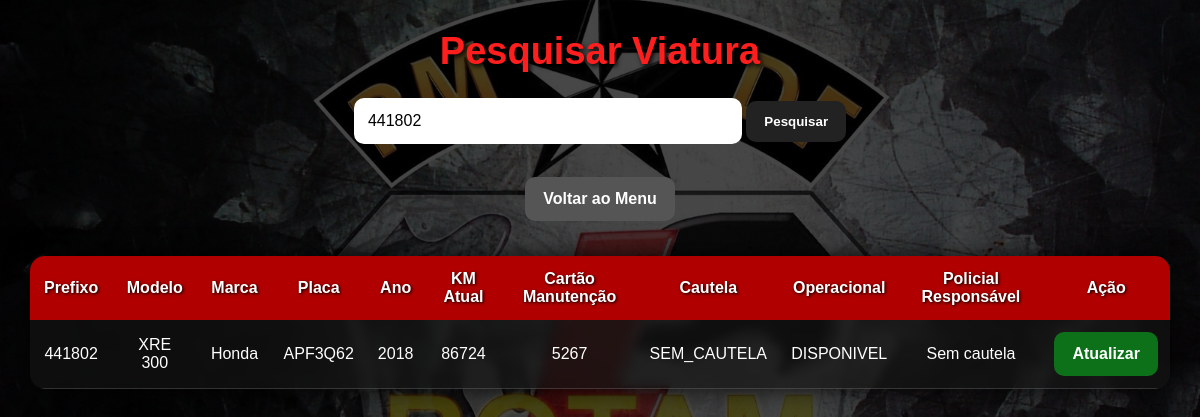
/php/pesquisar_viatura.php?busca=441802, run on the app's committed database.
### tables this page shows
CREATE TABLE IF NOT EXISTS viaturas (
    id_vtr INT AUTO_INCREMENT PRIMARY KEY,
    prefixo_vtr VARCHAR(10) NOT NULL UNIQUE,
    modelo_vtr VARCHAR(50) NOT NULL,
    marca_vtr VARCHAR(50),
    placa_vtr VARCHAR(8) NOT NULL UNIQUE,
    ano_modelo YEAR,
    km_atual INT DEFAULT 0,
    cartao_manutencao VARCHAR(16),

    situacao_cautela VARCHAR(20) DEFAULT 'SEM_CAUTELA',
    situacao_operacional VARCHAR(20) DEFAULT 'DISPONIVEL',

    observacao TEXT
);

### php/pesquisar_viatura.php (the view, shortened to what this page needs)
<?php
$conn = new mysqli("localhost", "root", "", "cadastro_viatura_rotam");
$busca = "";
if (isset($_GET['busca'])) {
    $busca = $_GET['busca'];
}
$sql = "SELECT
            viaturas.id_vtr,
            viaturas.prefixo_vtr,
            viaturas.modelo_vtr,
            viaturas.marca_vtr,
            viaturas.placa_vtr,
            viaturas.ano_modelo,
            viaturas.km_atual,
            viaturas.cartao_manutencao,
            viaturas.situacao_cautela,
            viaturas.situacao_operacional,
            policiais.posto_graduacao_pol,
            policiais.nome_guerra_pol
        FROM viaturas
        LEFT JOIN cautela_vtr
            ON viaturas.id_vtr = cautela_vtr.id_vtr
            AND cautela_vtr.data_devolucao IS NULL
        LEFT JOIN policiais
            ON cautela_vtr.id_pol = policiais.id_pol
        WHERE
            viaturas.prefixo_vtr LIKE '%$busca%' OR
            viaturas.placa_vtr LIKE '%$busca%' OR
            viaturas.modelo_vtr LIKE '%$busca%'
        ORDER BY viaturas.prefixo_vtr";
$resultado = $conn->query($sql);
?>
<!DOCTYPE html>
<html lang="pt-br">
<head>
</head>
<body>
    <h1>Pesquisar Viatura</h1>
    <form method="GET">
        <input type="text" name="busca" placeholder="Digite prefixo, placa ou modelo" value="<?php echo $busca; ?>">
        <button type="submit">Pesquisar</button>
    </form>
    <br>
    <a class="voltar" href="menu.php">Voltar ao Menu</a>
    <table>
        <tr>
            <th>Prefixo</th>
            <th>Modelo</th>
            <th>Marca</th>
            <th>Placa</th>
            <th>Ano</th>
            <th>KM Atual</th>
            <th>Cartão Manutenção</th>
            <th>Cautela</th>
            <th>Operacional</th>
            <th>Policial Responsável</th>
            <th>Ação</th>
        </tr>
        <?php while ($linha = $resultado->fetch_assoc()) { ?>
            <tr>
                <td><?php echo $linha['prefixo_vtr']; ?></td>
                <td><?php echo $linha['modelo_vtr']; ?></td>
                <td><?php echo $linha['marca_vtr']; ?></td>
                <td><?php echo $linha['placa_vtr']; ?></td>
                <td><?php echo $linha['ano_modelo']; ?></td>
                <td><?php echo $linha['km_atual']; ?></td>
                <td><?php echo $linha['cartao_manutencao']; ?></td>
                <td><?php echo $linha['situacao_cautela']; ?></td>
                <td><?php echo $linha['situacao_operacional']; ?></td>
                <td>
                    <?php
                    if ($linha['nome_guerra_pol']) {
                        echo $linha['posto_graduacao_pol'] . " " . $linha['nome_guerra_pol'];
                    } else {
                        echo "Sem cautela";
                    }
                    ?>
                </td>
                <td>
                    <a class="atualizar" href="atualizar_viatura.php?id=<?php echo $linha['id_vtr']; ?>">
                        Atualizar
                    </a>
                </td>
            </tr>
        <?php } ?>
    </table>
</body>
</html>

### php/pesquisar_viatura.php (style rules this page uses)
body { margin: 0; padding: 0; font-family: Arial, sans-serif; background-image: linear-gradient(rgba(0, 0, 0, 0.72), rgba(0, 0, 0, 0.72)), url('../imagens/escudo.jpg'); background-repeat: no-repeat; background-size: cover; background-position: center; background-attachment: fixed; min-height: 100vh; color: white; text-align: center; }
h1 { color: #ff1e1e; text-shadow: 2px 2px 5px black; margin-top: 30px; font-size: 38px; }
form { margin-top: 20px; }
input { padding: 14px; width: 360px; border: none; border-radius: 10px; font-size: 16px; outline: none; }
button, a { padding: 13px 18px; background-color: #222; color: white; text-decoration: none; border: none; border-radius: 10px; cursor: pointer; font-weight: bold; transition: 0.3s; }
.voltar { background-color: #555; display: inline-block; margin-top: 15px; }
.atualizar { background-color: #0d711a; display: inline-block; }
table { width: 95%; margin: 35px auto; border-collapse: collapse; background: rgba(0, 0, 0, 0.65); backdrop-filter: blur(5px); border-radius: 15px; overflow: hidden; box-shadow: 0 0 25px rgba(0, 0, 0, 0.8); }
th { background-color: #b00000; color: white; padding: 14px; font-size: 16px; text-shadow: 1px 1px 3px black; }
td { padding: 12px; border-bottom: 1px solid rgba(255, 255, 255, 0.15); color: white; }
tr:nth-child(even) { background-color: rgba(255, 255, 255, 0.05); }

### data on the page
viaturas: prefixo_vtr "441802", modelo_vtr "XRE 300", marca_vtr "Honda", placa_vtr "APF3Q62", ano_modelo "2018", km_atual "86724", cartao_manutencao "5267", situacao_cautela "SEM_CAUTELA", situacao_operacional "DISPONIVEL"
